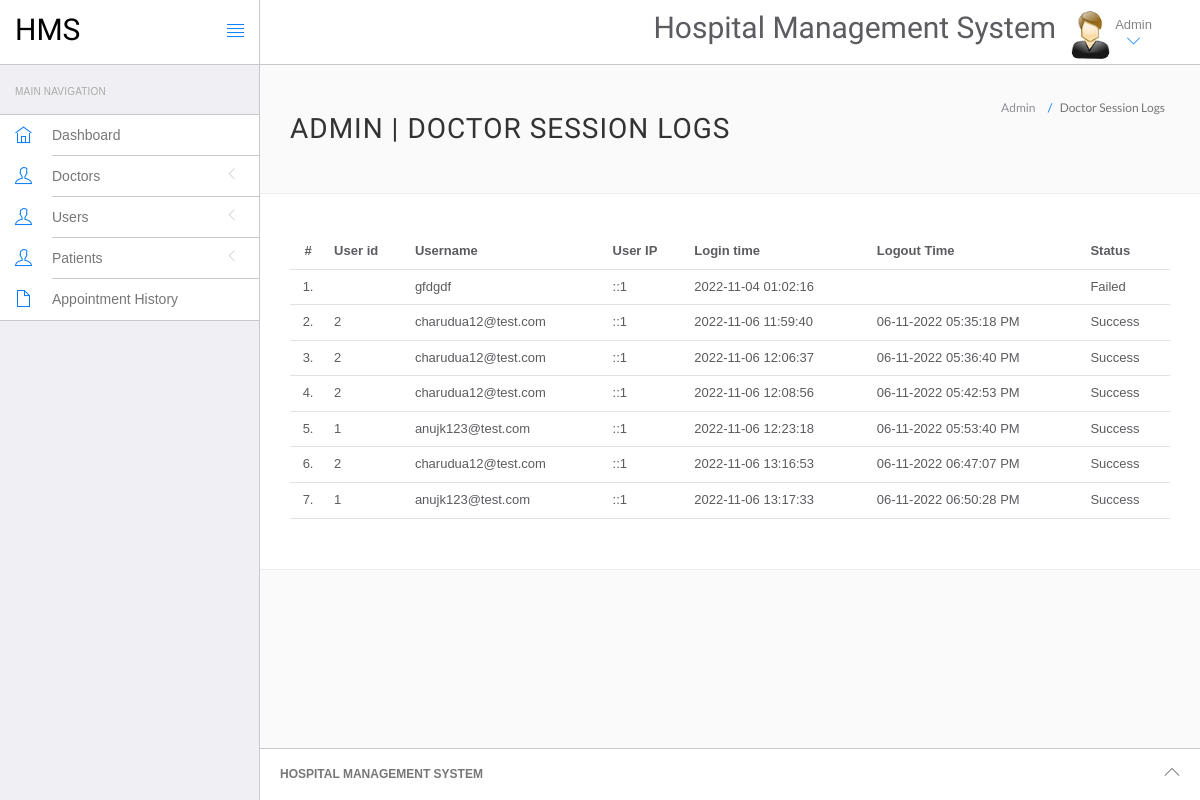
The app's page /hospital/hms/admin/doctor-logs.php (signed in) with its own data.
### tables this page shows
CREATE TABLE `doctorslog` (
  `id` int(11) NOT NULL,
  `uid` int(11) DEFAULT NULL,
  `username` varchar(255) DEFAULT NULL,
  `userip` binary(16) DEFAULT NULL,
  `loginTime` timestamp NULL DEFAULT current_timestamp(),
  `logout` varchar(255) DEFAULT NULL,
  `status` int(11) DEFAULT NULL
);

### hospital/hms/admin/doctor-logs.php (the view, shortened to what this page needs)
<?php
include('include/config.php');
if(strlen($_SESSION['id']==0)) {
 header('location:logout.php');
  } else{
?>
<!DOCTYPE html>
<html lang="en">
	<head>
		<link rel="stylesheet" href="vendor/bootstrap/css/bootstrap.min.css">
		<link rel="stylesheet" href="vendor/fontawesome/css/font-awesome.min.css">
		<link rel="stylesheet" href="vendor/themify-icons/themify-icons.min.css">
		<link href="vendor/animate.css/animate.min.css" rel="stylesheet" media="screen">
		<link href="vendor/perfect-scrollbar/perfect-scrollbar.min.css" rel="stylesheet" media="screen">
		<link href="vendor/switchery/switchery.min.css" rel="stylesheet" media="screen">
		<link href="vendor/bootstrap-touchspin/jquery.bootstrap-touchspin.min.css" rel="stylesheet" media="screen">
		<link href="vendor/select2/select2.min.css" rel="stylesheet" media="screen">
		<link href="vendor/bootstrap-datepicker/bootstrap-datepicker3.standalone.min.css" rel="stylesheet" media="screen">
		<link href="vendor/bootstrap-timepicker/bootstrap-timepicker.min.css" rel="stylesheet" media="screen">
		<link rel="stylesheet" href="assets/css/styles.css">
		<link rel="stylesheet" href="assets/css/plugins.css">
		<link rel="stylesheet" href="assets/css/themes/theme-1.css" id="skin_color" />
	</head>
	<body>
		<div id="app">
<?php include('include/sidebar.php');?>
			<div class="app-content">
					<?php include('include/header.php');?>
				<div class="main-content" >
					<div class="wrap-content container" id="container">
						<section id="page-title">
							<div class="row">
								<div class="col-sm-8">
									<h1 class="mainTitle">Admin  | Doctor Session Logs</h1>
																	</div>
								<ol class="breadcrumb">
									<li>
										<span>Admin </span>
									</li>
									<li class="active">
										<span>Doctor Session Logs</span>
									</li>
								</ol>
							</div>
						</section>
						<div class="container-fluid container-fullw bg-white">
									<div class="row">
								<div class="col-md-12">
									<table class="table table-hover" id="sample-table-1">
										<thead>
											<tr>
												<th class="center">#</th>
												<th class="hidden-xs">User id</th>
												<th>Username</th>
												<th>User IP</th>
												<th>Login time</th>
												<th>Logout Time </th>
												<th> Status </th>
											</tr>
										</thead>
										<tbody>
<?php
$sql=mysqli_query($con,"select * from doctorslog ");
$cnt=1;
while($row=mysqli_fetch_array($sql))
{
?>
											<tr>
												<td class="center"><?php echo $cnt;?>.</td>
												<td class="hidden-xs"><?php echo $row['uid'];?></td>
												<td class="hidden-xs"><?php echo $row['username'];?></td>
												<td><?php echo $row['userip'];?></td>
												<td><?php echo $row['loginTime'];?></td>
												<td><?php echo $row['logout'];?>
												</td>
												<td>
<?php if($row['status']==1)
{
	echo "Success";
}
else
{
	echo "Failed";
}?>
</td>
											</tr>
											<?php
$cnt=$cnt+1;
											 }?>
										</tbody>
									</table>
								</div>
							</div>
								</div>
					</div>
				</div>
			</div>
	<?php include('include/footer.php');?>
		</div>
	</body>
</html>
<?php } ?>

### hospital/hms/admin/assets/css/themes/theme-1.css (style rules this page uses)
body { background: #FAFAFA; }

### records on screen
doctorslog: username "gfdgdf", userip "::1", loginTime "2022-11-04 01:02:16", status "Failed"
doctorslog: uid "2", username "charudua12@test.com", userip "::1", loginTime "2022-11-06 11:59:40", logout "06-11-2022 05:35:18 PM", status "Success"
doctorslog: uid "2", username "charudua12@test.com", userip "::1", loginTime "2022-11-06 12:06:37", logout "06-11-2022 05:36:40 PM", status "Success"
doctorslog: uid "2", username "charudua12@test.com", userip "::1", loginTime "2022-11-06 12:08:56", logout "06-11-2022 05:42:53 PM", status "Success"
doctorslog: uid "1", username "anujk123@test.com", userip "::1", loginTime "2022-11-06 12:23:18", logout "06-11-2022 05:53:40 PM", status "Success"
doctorslog: uid "2", username "charudua12@test.com", userip "::1", loginTime "2022-11-06 13:16:53", logout "06-11-2022 06:47:07 PM", status "Success"
doctorslog: uid "1", username "anujk123@test.com", userip "::1", loginTime "2022-11-06 13:17:33", logout "06-11-2022 06:50:28 PM", status "Success"
